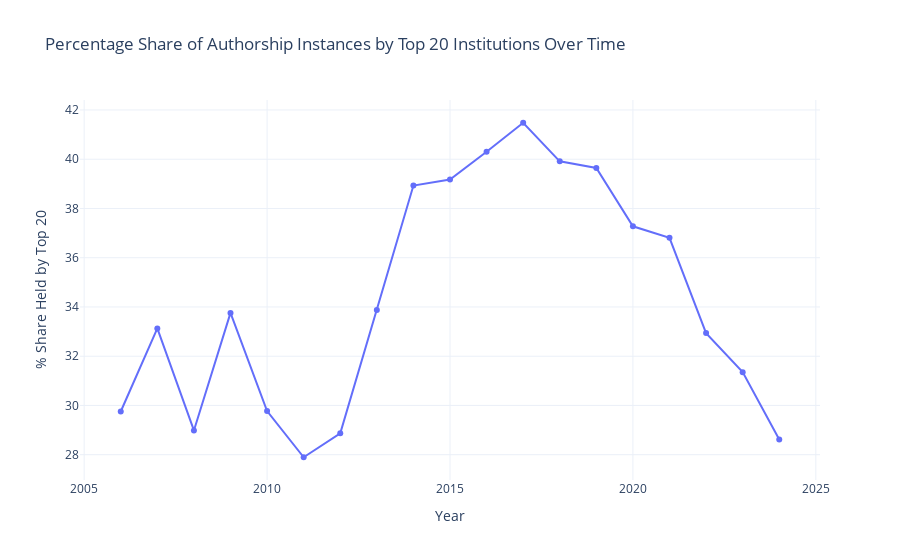

Here is the notebook cell this chart was saved with:
### Markdown cell above
### H4: Institutional Concentration

**Hypothesis:** A relatively small number of 'elite' institutions (both academic and industrial) consistently account for a large percentage of the total publications, indicating a concentration of top AI research.

**Quantification:** Identify the Top $N=20$ institutions based on overall authorship instances. Calculate the combined percentage share of total yearly authorship instances held by these Top $N$ institutions over time. Filter out "Unknown Institution".

### Code cell
# Filter out unknown institutions
inst_df = df[df['Institution'] != 'Unknown Institution'].copy()

# Part 1: Identify Top N Institutions Overall
N = 20
top_n_institutions = inst_df['Institution'].value_counts().head(N).index.tolist()
print(f"Top {N} Institutions (Overall):")
print(top_n_institutions)

# Part 2: Calculate Yearly Concentration Percentage
inst_yearly_counts = inst_df.groupby(['Year', 'Institution']).size().reset_index(name='Count')
total_yearly_inst_counts = inst_yearly_counts.groupby('Year')['Count'].sum().reset_index(name='TotalYearlyCount')
top_n_yearly_counts = inst_yearly_counts[inst_yearly_counts['Institution'].isin(top_n_institutions)]
top_n_yearly_sum = top_n_yearly_counts.groupby('Year')['Count'].sum().reset_index(name=f'Top{N}_Count')
concentration_df = pd.merge(total_yearly_inst_counts, top_n_yearly_sum, on='Year', how='left').fillna(0) # Use how='left' and fillna(0)
concentration_df[f'Top{N}_Percentage'] = (concentration_df[f'Top{N}_Count'] / concentration_df['TotalYearlyCount']) * 100

# Visualization: Concentration Trend
fig_h4_conc = px.line(concentration_df,
                      x='Year',
                      y=f'Top{N}_Percentage',
                      markers=True,
                      title=f'Percentage Share of Authorship Instances by Top {N} Institutions Over Time',
                      labels={f'Top{N}_Percentage': f'% Share Held by Top {N}', 'Year': 'Year'})

fig_h4_conc.update_layout(hovermode="x unified")
fig_h4_conc.show()

### Figure 1 — Plotly figure (JSON) as saved in the notebook; plotly's stock layout.template omitted (floating-point values rounded to 4 significant figures)
{"data": [{"hovertemplate": "Year=%{x}<br>% Share Held by Top 20=%{y}<extra></extra>", "legendgroup": "", "line": {"color": "#636efa", "dash": "solid"}, "marker": {"symbol": "circle"}, "mode": "lines+markers", "name": "", "orientation": "v", "showlegend": false, "type": "scatter", "x": [2006, 2007, 2008, 2009, 2010, 2011, 2012, 2013, 2014, 2015, 2016, 2017, 2018, 2019, 2020, 2021, 2022, 2023, 2024], "xaxis": "x", "y": [29.76, 33.13, 28.99, 33.76, 29.77, 27.9, 28.87, 33.88, 38.93, 39.18, 40.3, 41.48, 39.91, 39.64, 37.28, 36.81, 32.94, 31.35, 28.62], "yaxis": "y"}], "layout": {"hovermode": "x unified", "legend": {"tracegroupgap": 0}, "title": {"text": "Percentage Share of Authorship Instances by Top 20 Institutions Over Time"}, "xaxis": {"anchor": "y", "domain": [0, 1], "title": {"text": "Year"}}, "yaxis": {"anchor": "x", "domain": [0, 1], "title": {"text": "% Share Held by Top 20"}}}}
